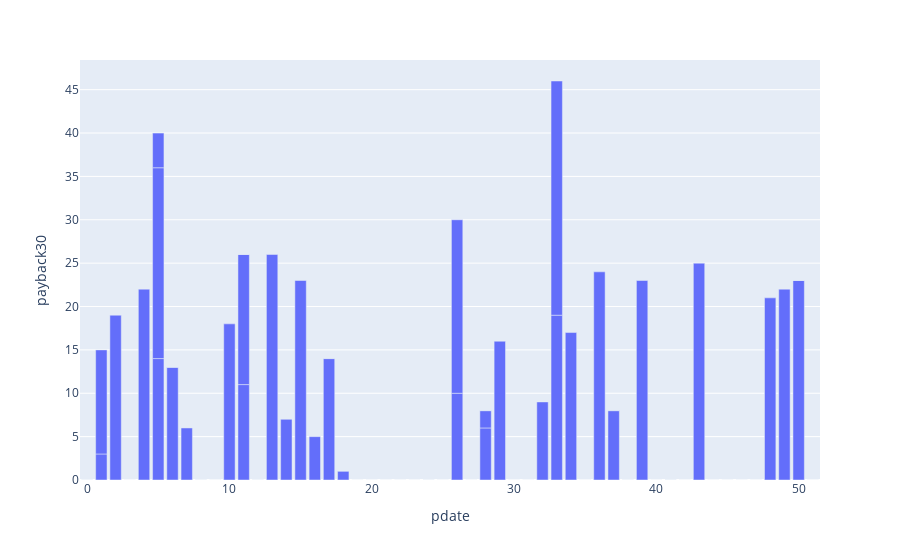

Notebook source saved alongside this figure:
### Code cell
px.bar(train,x='pdate',y='payback30')

### Figure 1 — Plotly figure (JSON) as saved in the notebook; plotly's stock layout.template omitted (floating-point values rounded to 4 significant figures)
{"data": [{"alignmentgroup": "True", "hovertemplate": "pdate=%{x}<br>payback30=%{y}<extra></extra>", "legendgroup": "", "marker": {"color": "#636efa"}, "name": "", "offsetgroup": "", "orientation": "v", "showlegend": false, "textposition": "auto", "type": "bar", "x": [29, 41, 47, 22, 11, 28, 38, 50, 5, 24, 2, 9, 18, 6, 49, 13, 37, 6, 24, 5, 36, 25, 51, 15, 12, 5, 39, 40, 28, 0, 23, 16, 0, 42, 20, 7, 32, 43, 4, 28, 10, 14, 17, 1, 41, 33, 31, 12, 45, 17, 44, 11, 8, 21, 48, 34, 13, 8, 37, 50, 27, 37, 46, 36, 26, 35, 33, 26, 30, 48, 41, 19, 11, 38, 3, 1], "xaxis": "x", "y": [16, 0, 0, 0, 11, 6, 0, 23, 14, 0, 19, 0, 1, 13, 22, 0, 0, 0, 0, 22, 0, 0, 0, 23, 0, 4, 23, 0, 2, 0, 0, 5, 0, 0, 0, 6, 9, 25, 22, 0, 18, 7, 14, 3, 0, 19, 0, 0, 0, 0, 0, 15, 0, 0, 0, 17, 26, 0, 8, 0, 0, 0, 0, 24, 10, 0, 27, 20, 0, 21, 0, 0, 0, 0, 0, 12], "yaxis": "y"}], "layout": {"barmode": "relative", "legend": {"tracegroupgap": 0}, "margin": {"t": 60}, "xaxis": {"anchor": "y", "domain": [0, 1], "title": {"text": "pdate"}}, "yaxis": {"anchor": "x", "domain": [0, 1], "title": {"text": "payback30"}}}}
